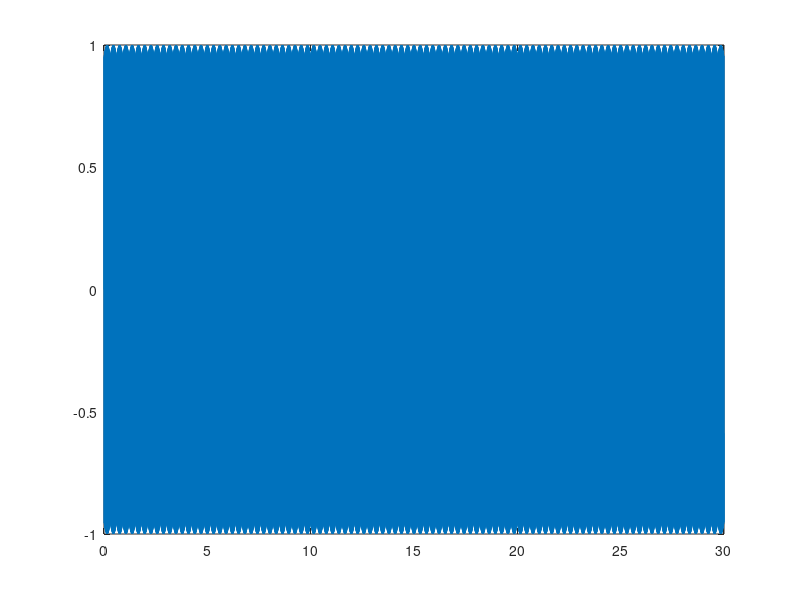

MATLAB code to generate this figure: (Note: this script raises an error after producing the figure.)
%% Lab2_Section5
%%

clear all
close all
clc

% New functions
% generate the signal
fs = 1000; % Hz (sample/sec)
dt = 1/fs; % seconds per sampl (
TT1 = 30; %length of sample
TT2 = 1;
f0 = 100.33;                        % Hz -- our actual freq
T = 1/f0;                      % period of sampling in s
t1 = [0:dt:TT1];                 % length of time increments, length equal to two period (2*T)
t2 = [0:dt:TT2]; 
w0 = 2*pi*f0;                   % omega of our actual signal

s1 = sin(w0*t1);
s2 = sin(w0*t2);
N = round(2*T*fs); % number of samples, odd
n = 0:N-1;  %
% t1=(0:length(s1)-1)/fs;
% t2=(0:length(s2)-1)/fs;

%% Time Domain
plot(t1,s1)
hline(0,'black')
hold on
plot(t2,s2)
title(['Sin Signal fs=' num2str(fs)])
xlabel('Time')
ylabel('Amplitude, Unitless')
legend('Sin Wave','Zero Line')

%%
% for T =30
N1=length(s1); 
nfft=N1; 
[psd_s1,f_per1]=periodogram(s1,rectwin(N1),nfft,fs);        %power density
[ps_s1,f_per1]=periodogram(s1,rectwin(N1),nfft,fs,'power'); %power spectrum


% for T = 1
N2=length(s2); 
nfft=N2; 
[psd_s2,f_per2]=periodogram(s2,rectwin(N2),nfft,fs);        % power density
[ps_s2,f_per2]=periodogram(s2,rectwin(N2),nfft,fs,'power'); % power spectrum

%% Plots
figure(2)
plot(f_per1,ps_s1,'o')
hold on
plot(f_per1,psd_s1)


plot(f_per2,ps_s2,'d')
hold on
plot(f_per2,psd_s2,'LineWidth',3)
plot(f_per2,ps_s2)
xlabel('Frequency')
ylabel('Power/frequency (dB/(rad/sample))')
title('Periodogram Power Spectrum and Power Density Estimate')
legend('T=30s Spectral','T=30 Density','T=1s Spectral','T=1 Density')


% plot(f_per2,ps_s2)
